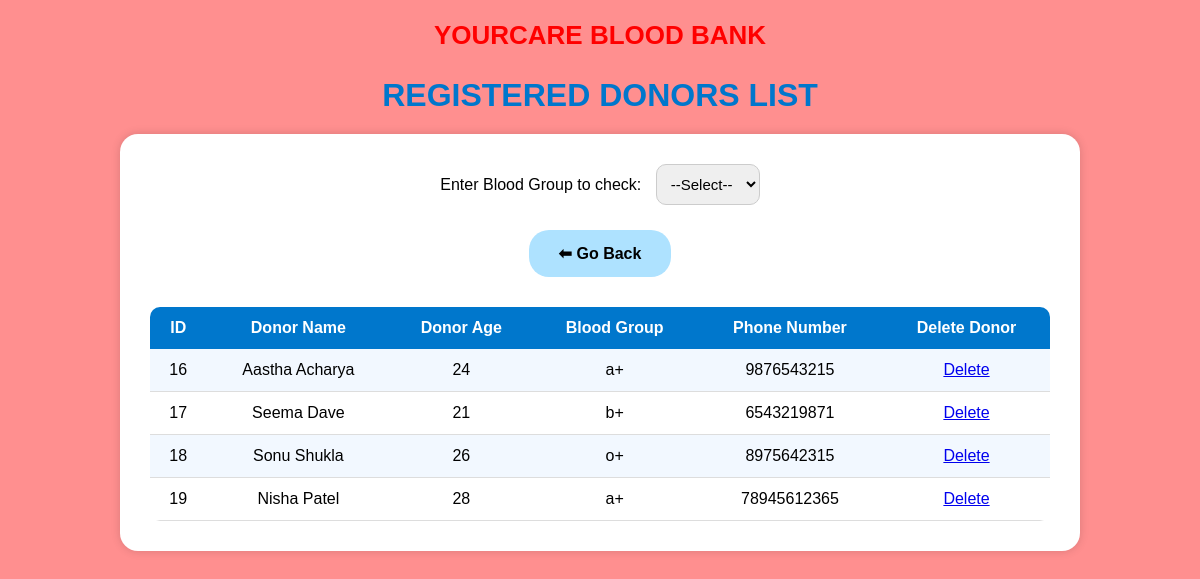
The app's page /donors, older data.
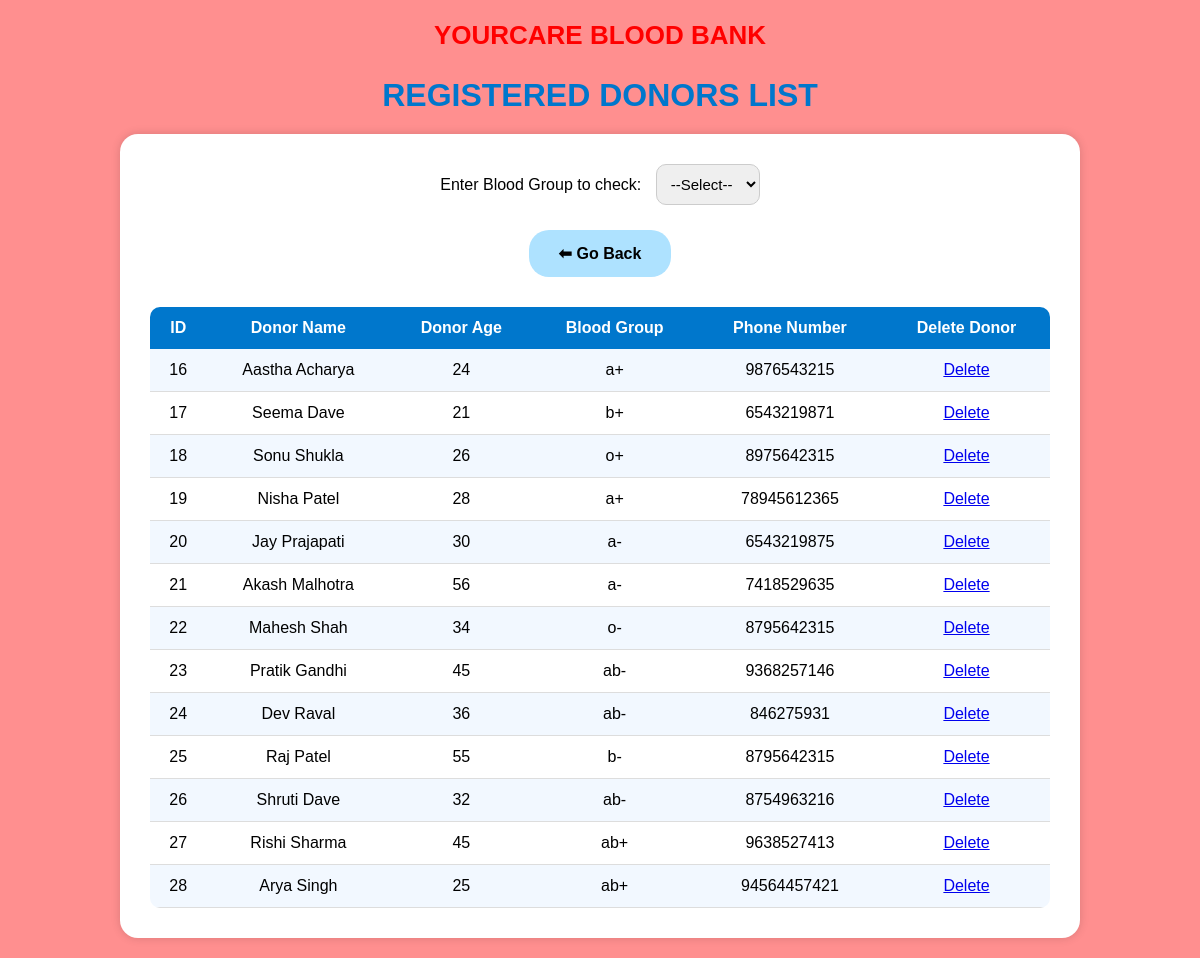
The same page, newer data.
### tables this page shows
CREATE TABLE donors (
                id INTEGER PRIMARY KEY AUTOINCREMENT,
                name TEXT NOT NULL,
                age INTEGER NOT NULL,
                blood_group TEXT NOT NULL,
                phone TEXT NOT NULL
            );

### app.py (the view)
    @app.route('/donors')
    def donors():
        bg = request.args.get('bg')
        conn = sqlite3.connect('donors.db')
        cursor = conn.cursor()
        if bg:
            cursor.execute("SELECT * FROM donors WHERE blood_group = ?", (bg,))
        else:
            cursor.execute("SELECT * FROM donors")
        donor_list = cursor.fetchall()
        conn.close()
        return render_template('donors.html', donors=donor_list)

### templates/donors.html (shortened to what this page needs)
<!DOCTYPE html>
<html lang="en">
<head>
</head>
<body>
    <h3>YOURCARE BLOOD BANK</h3>
    <h1>REGISTERED DONORS LIST</h1>
    <div class="container">
        <form method="get">
            <label>Enter Blood Group to check:</label>
            <select name="bg" onchange="this.form.submit()">
                <option>--Select--</option>
            </select>
        </form>
        <a href="/" style="
    display: inline-block;
    padding: 14px 30px;
    margin-top: 25px;
    background-color: #aee2ff;
    color: black;
    font-weight: bold;
    border-radius: 20px;
    text-decoration: none;
">
    ⬅ Go Back
</a>
        <table>
            <tr>
                <th>ID</th>
                <th>Donor Name</th>
                <th>Donor Age</th>
                <th>Blood Group</th>
                <th>Phone Number</th>
                <th>Delete Donor</th>
            </tr>
            {% for d in donors %}
            <tr>
                <td>{{ d[0] }}</td>
                <td>{{ d[1] }}</td>
                <td>{{ d[2] }}</td>
                <td>{{ d[3] }}</td>
                <td>{{ d[4] }}</td>
                <td><a href="#" onclick="confirmDelete({{ d[0] }})">Delete</a></td>
            </tr>
            {% endfor %}
        </table>
    </div>
</body>
</html>

### templates/donors.html (style rules this page uses)
body { margin: 0; background: #ff8f8f; font-family: Arial, sans-serif; }
h3 { text-align: center; color: red; font-size: 26px; margin-top: 20px; }
h1 { text-align: center; color: #0077cc; margin-bottom: 10px; }
.container { width: 80%; max-width: 900px; margin: 20px auto; background: white; padding: 30px; border-radius: 18px; box-shadow: 0 0 10px rgba(0,0,0,0.15); text-align: center; }
select { padding: 10px; border-radius: 10px; border: 1px solid #ccc; font-size: 15px; margin-left: 10px; }
table { width: 100%; margin-top: 30px; border-collapse: collapse; border-radius: 10px; overflow: hidden; }
th { background: #0077cc; color: white; padding: 12px; font-size: 16px; }
td { padding: 12px; border-bottom: 1px solid #ddd; }
tr:nth-child(even) { background: #f2f8ff; }

Row changes from the older to the newer data that the page shows:
added donors: id "20", name "Jay Prajapati", age "30", blood_group "a-", phone "6543219875"
added donors: id "21", name "Akash Malhotra", age "56", blood_group "a-", phone "7418529635"
added donors: id "22", name "Mahesh Shah", age "34", blood_group "o-", phone "8795642315"
added donors: id "23", name "Pratik Gandhi", age "45", blood_group "ab-", phone "9368257146"
added donors: id "24", name "Dev Raval", age "36", blood_group "ab-", phone "846275931"
added donors: id "25", name "Raj Patel", age "55", blood_group "b-", phone "8795642315"
added donors: id "26", name "Shruti Dave", age "32", blood_group "ab-", phone "8754963216"
added donors: id "27", name "Rishi Sharma", age "45", blood_group "ab+", phone "9638527413"
added donors: id "28", name "Arya Singh", age "25", blood_group "ab+", phone "94564457421"
